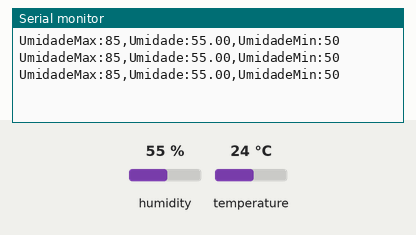
This sketch was run on a simulated Arduino Uno, built with avr-gcc and run on an emulated ATmega328P. On the bench: the last lines printed to the serial monitor. Inputs (shaded band) come from the test bench; at power-on: humidity 55 %, temperature 24 °C.

Above: at 2.8 s.
2.9 s: humidity set to 22 %
At 5.5 s:
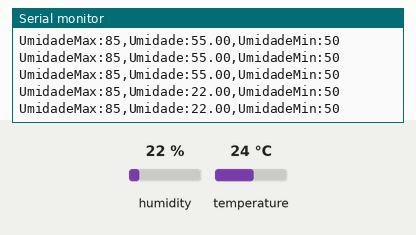
5.6 s: humidity set to 40 %
At 6.5 s:
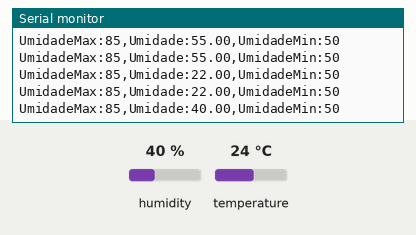
Timing chart, 0 to 8.6 s (numbered marks = the images above; inputs shaded):
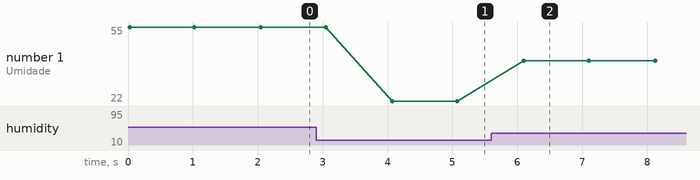

The sketch:

Arduino_DHT11.ino
```cpp
#include "DHT.h" // Inclusão da biblioteca

#define TIPO_SENSOR DHT11 // Definição do tipo do sensor
const int PINO_SENSOR_DHT11 = A0; // Cria uma variável do tipo int que guarda o pino onde o sensor está conectado com o Arduino

DHT sensorDHT(PINO_SENSOR_DHT11, TIPO_SENSOR); // Cria o objeto DHT (usando a biblioteca DHT)

void setup() {
  Serial.begin(9600); // Inicia a tela serial para visualização de dados e define em que frequência os resultados vão aparecer em bps (Serial)
  sensorDHT.begin(); // Inicia o sensor para realizar as leituras
}

void loop() {
  float umidade = sensorDHT.readHumidity(); // Cria a variável de umidade com o valor da umidade atual
  if (isnan(umidade)) { // Se não conseguir pegar os valores de temperatura ou umidade, ele exibe a mensagem abaixo
    Serial.println("Erro na leitura dos dados"); // Exibe uma mensagem indicando que houve erro de leitura
  } else { // Caso esteja recebendo os dados de temperatura e umidade
    Serial.print("UmidadeMax:"); // Definição do limite máximo esperado da umidade
    Serial.print(85); // Definição do valor máximo preferível
    Serial.print(","); // Separação dos valores por uma ","
    Serial.print("Umidade:"); // Definição da nomenclatura para o valor da umidade
    Serial.print(umidade); // Imprime o valor da umidade
    Serial.print(","); // Separação dos valores por uma ","
    Serial.print("UmidadeMin:"); // Definição do limite mínimo esperado da umidade
    Serial.println(50); // Definição do valor mínimo preferível
  }
  delay(1000); // Adiciona um atraso de 1 segundo a cada resultado
}
```

Measured:
- after the input at 2.9 s, the serial monitor: prints a new line after 1.2 s (image 1)
- after the input at 5.6 s, the serial monitor: prints a new line after 0.50 s (image 2)
- plotted number 1: 55 → 22 after the input at 2.9 s, 22 → 40 after the input at 5.6 s
